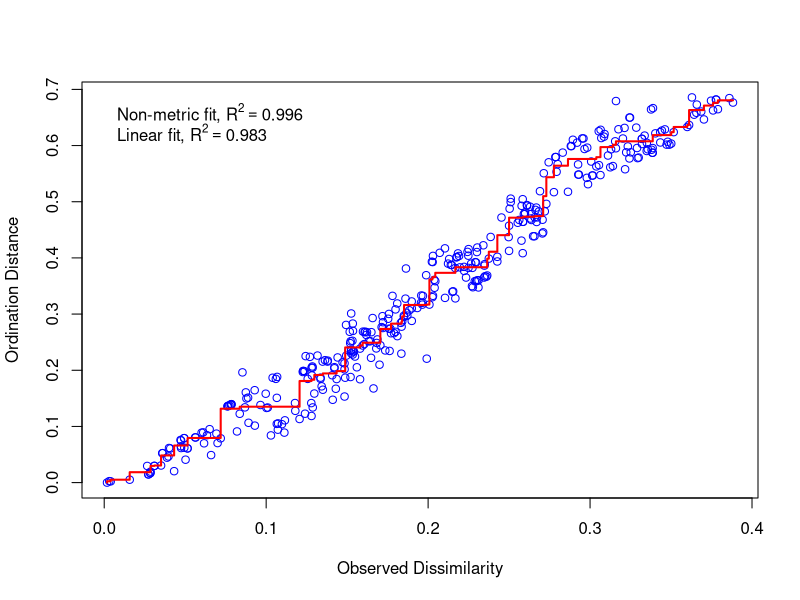
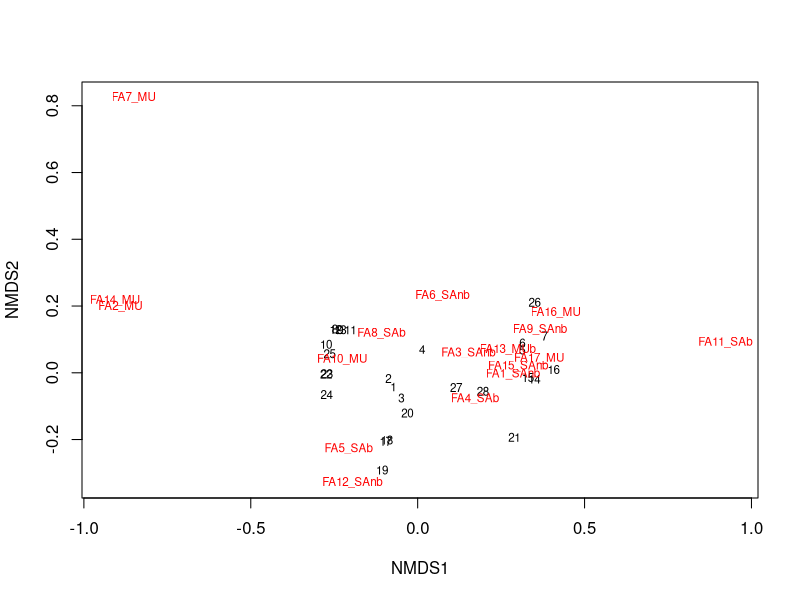
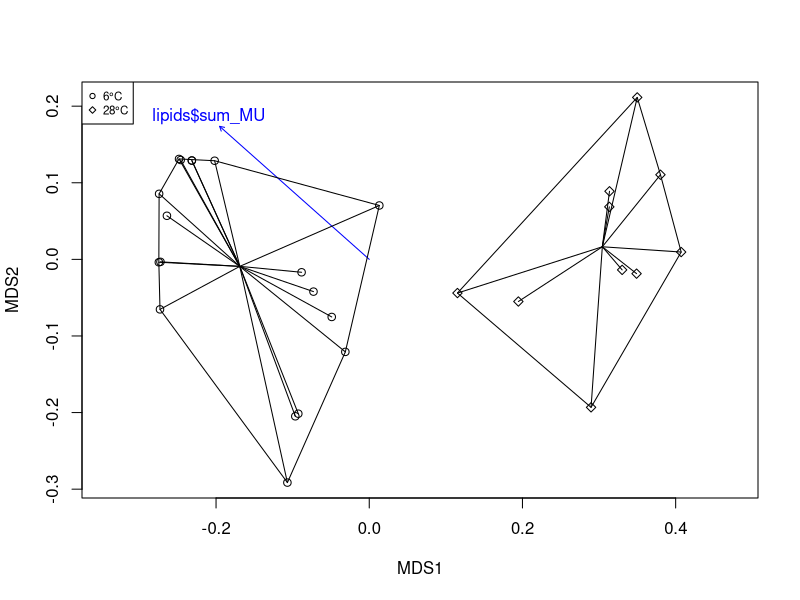
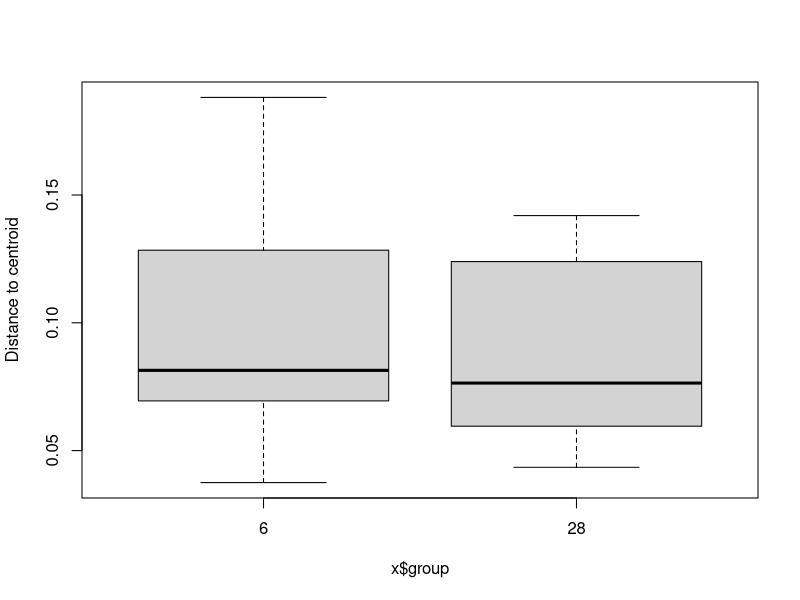

Generate these figures, in order, with R:
## ---- chunk 1
knitr::opts_chunk$set(echo = TRUE, error=TRUE)
## ---- chunk 2
library(vegan)
library(MASS)

lipids<-read.table(file="data/BacterialMembrane.txt",header=TRUE)
names(lipids)
## ---- chunk 3
lipids2<-lipids[,grep("FA",names(lipids))] # choose only FA columns
apply(lipids2,1,sum) # confirm proportional data

dmat = vegdist(lipids2, method = "bray") # compute a dissimilarity matrix

mds_lipids = metaMDS(comm = lipids2, distance = "bray", k = 2) # to run a NMDS, $points to get scores, $stress to get information about fit
mds_lipids$stress
## % of dissimilarities unrepresented

stressplot(mds_lipids) # to compare configuration distances with dissimilarities
goodness(mds_lipids) # sample-specific goodness of fit

plot(mds_lipids, type="t")

pch.temperature <- as.integer(as.character(lipids$temperature))
pch.temperature[pch.temperature==6]<-21
pch.temperature[pch.temperature==28]<-23

plot(mds_lipids$points,asp=1,pch=pch.temperature)
fit<-envfit(mds_lipids,env=lipids$sum_MU)
plot(fit)
ordihull(mds_lipids,lipids$temperature)
legend("topleft",pch=c(21,23), legend=c("6°C","28°C"),cex=0.7)

ordispider(mds_lipids,lipids$temperature)
## ---- chunk 4
bd<-betadisper(dmat, group=lipids$temperature) # to test dispersion, works only with one factor
anova(bd) # test for dispersion differences
boxplot(bd)
adonis2(dmat~temperature,data=lipids) # PERMANOVA, just use like aov() or lm()
